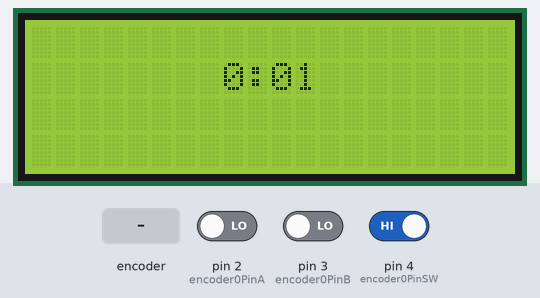
Simulated run of this sketch. Board: Arduino Uno, built with avr-gcc and run on an emulated ATmega328P. Shown: 20×4 character LCD. The test bench sets the inputs (shaded band); at power-on: pin 4 (encoder0PinSW) HIGH, pin 2 (encoder0PinA) LOW, pin 3 (encoder0PinB) LOW. What the sketch prints to the serial monitor is not drawn.

Above: at 1.6 s.
1.7 s: pin 4 (encoder0PinSW) driven LOW
3.2 s: pin 4 (encoder0PinSW) driven HIGH
At 3.5 s:
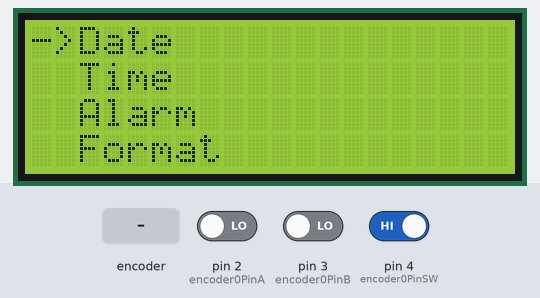
4.7 s: rotary encoder on pin 2 (encoder0PinA) / pin 3 (encoder0PinB) turned 3 steps (first pin leading)
At 6.2 s:
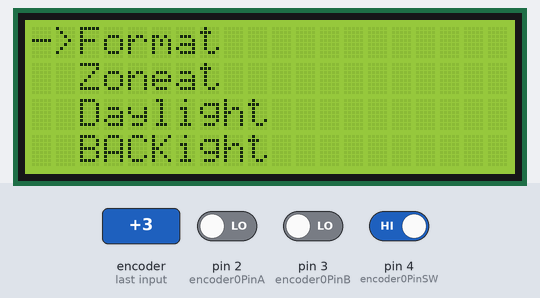
6.8 s: rotary encoder on pin 2 (encoder0PinA) / pin 3 (encoder0PinB) turned 3 steps (first pin leading)
At 7.6 s:
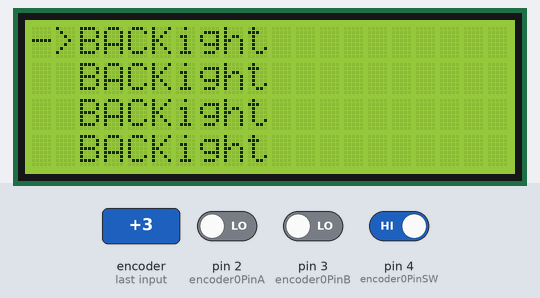
8.9 s: rotary encoder on pin 2 (encoder0PinA) / pin 3 (encoder0PinB) turned 3 steps (first pin leading)
At 10.4 s:
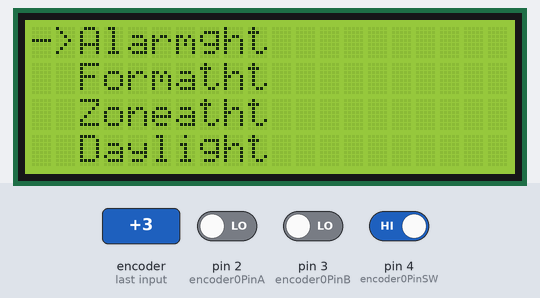
11.0 s: rotary encoder on pin 2 (encoder0PinA) / pin 3 (encoder0PinB) turned 3 steps (first pin leading)
At 12.2 s:
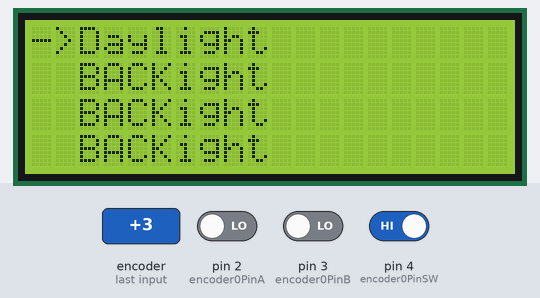
Timing chart, 0 to 14.0 s (numbered marks = the images above; inputs shaded):
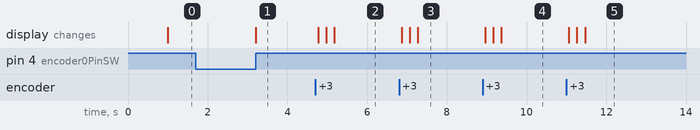

Measured:
- after the input at 1.7 s, every drawn part: stays the same
- after the input at 3.2 s, the display: changes at once (image 1)
- after the input at 4.7 s, the display: first changes after 0.07 s (image 2 shows a later state)
- after the input at 6.8 s, the display: first changes after 0.07 s (image 3 shows a later state)
- after the input at 8.9 s, the display: first changes after 0.07 s (image 4 shows a later state)
- after the input at 11.0 s, the display: first changes after 0.06 s (image 5 shows a later state)

The sketch:

LCD_Display_Menu.ino
```cpp
#include<LiquidCrystal.h>

#define SECS_PER_MIN  (60UL)
#define SECS_PER_HOUR (3600UL)
#define SECS_PER_DAY  (SECS_PER_HOUR * 24L)

/* Useful Macros for getting elapsed time */
#define numberOfSeconds(_time_) (_time_ % SECS_PER_MIN)
#define numberOfMinutes(_time_) ((_time_ / SECS_PER_MIN) % SECS_PER_MIN)
#define numberOfHours(_time_) (( _time_% SECS_PER_DAY) / SECS_PER_HOUR)
#define elapsedDays(_time_) ( _time_ / SECS_PER_DAY)

#define maxItemSize 16
#define encoder0PinSW 4
#define encoder0PinA  2
#define encoder0PinB  3

volatile unsigned int encoder0Pos = 0;
unsigned int enc0LastPos = 1;
static boolean rotating = false;

const int itemsPerScreen = 4;

// interrupt service routine vars
boolean A_set = false;
boolean B_set = false;

// initialize the library with the numbers of the interface pins
LiquidCrystal lcd(7, 8, 9, 10, 11, 12);

//Declare the Menus you need.
char menu[][maxItemSize] = {"Date", "Time", "Alarm", "Format", "Zone", "Daylight", "BACK"};
// Only 2 sub-menus are shown. You can add as many as you wish.
char subMenu0[][maxItemSize] = {"Date", "Month", "Year", "BACK"};
char subMenu1[][maxItemSize] = {"Hours", "Min", "Secs", "BACK"};

int cnt = 0,i;
int itemSelected, subMenuSelected;
int itemsToDisplay = 0;


void setup() {
  lcd.begin(20, 4);

  pinMode(encoder0PinSW, INPUT_PULLUP);
  pinMode(encoder0PinA, INPUT);
  pinMode(encoder0PinB, INPUT);

  // encoder interrupts
  attachInterrupt(digitalPinToInterrupt(encoder0PinA), doEncoderA, CHANGE);
  attachInterrupt(digitalPinToInterrupt(encoder0PinB), doEncoderB, CHANGE);

  Serial.begin (9600); //initializes serial communication
}


void loop() {
  lcd.setCursor(8, 1);
  time(millis() / 1000);

  rotating = true; //reset the debouncer

  //Enter menu
  if (digitalRead(encoder0PinSW) == LOW) {
    while (digitalRead(encoder0PinSW) == LOW); //wait till switch is released
    lcd.clear();
    itemSelected = displayMenu(menu, sizeof(menu)/maxItemSize);
  }
}


int displayMenu(char menuInput[][maxItemSize], int menuLength){
  int curPos, startPos, endPos;
  do{
    startPos=encoder0Pos%menuLength;
    Serial.print("startPos:");
    Serial.println(startPos);

    endPos=itemsPerScreen;

    if (menuLength < itemsPerScreen){
      endPos = menuLength - startPos;
    }

    if ((menuLength-startPos)<itemsPerScreen){
      endPos = menuLength-startPos;
    }

    for (cnt = 0; cnt<=(endPos-1); cnt ++){
      if (cnt == 0){
        lcd.setCursor(0,0);
        lcd.print("->");
      }

      lcd.setCursor(2, cnt);
      lcd.print(menuInput[cnt+startPos]);
      //clear trailing remains
    }

    cnt=0;

    if (enc0LastPos != encoder0Pos) {
      enc0LastPos = encoder0Pos;
    }
  }while(digitalRead(encoder0PinSW));
  while (digitalRead(encoder0PinSW) == LOW);
  lcd.clear();
  return startPos;
}


void doEncoderA() {
  //debounce
  if (rotating) delay (1);//wait until bouncing is done

  // look for a low-to-high on channel A
  if (digitalRead(encoder0PinA) != A_set ) {
    A_set = !A_set;

    // adjust counter + if A leads B
    if ( A_set && !B_set )
      encoder0Pos += 1;

    rotating = false;  // no more debouncing until loop() hits again
  }
}

void doEncoderB() {

  if ( rotating ) delay (1);

  if ( digitalRead(encoder0PinB) != B_set ) {
    B_set = !B_set;

    //  adjust counter - 1 if B leads A
    if ( B_set && !A_set )
      encoder0Pos -= 1;

    rotating = false;
  }
}

void time(long val) {
  int days = elapsedDays(val);
  int hours = numberOfHours(val);
  int minutes = numberOfMinutes(val);
  int seconds = numberOfSeconds(val);

  // digital clock display of current time
  // display.print(days,DEC);
  // printDigits(hours);
  lcd.print(minutes);
  printDigits(seconds);
}

void printDigits(byte digits) {
  // utility function for digital clock display: prints colon and leading 0
  lcd.print(":");
  if (digits < 10)
    lcd.print('0');
  lcd.print(digits, DEC);
}
```
